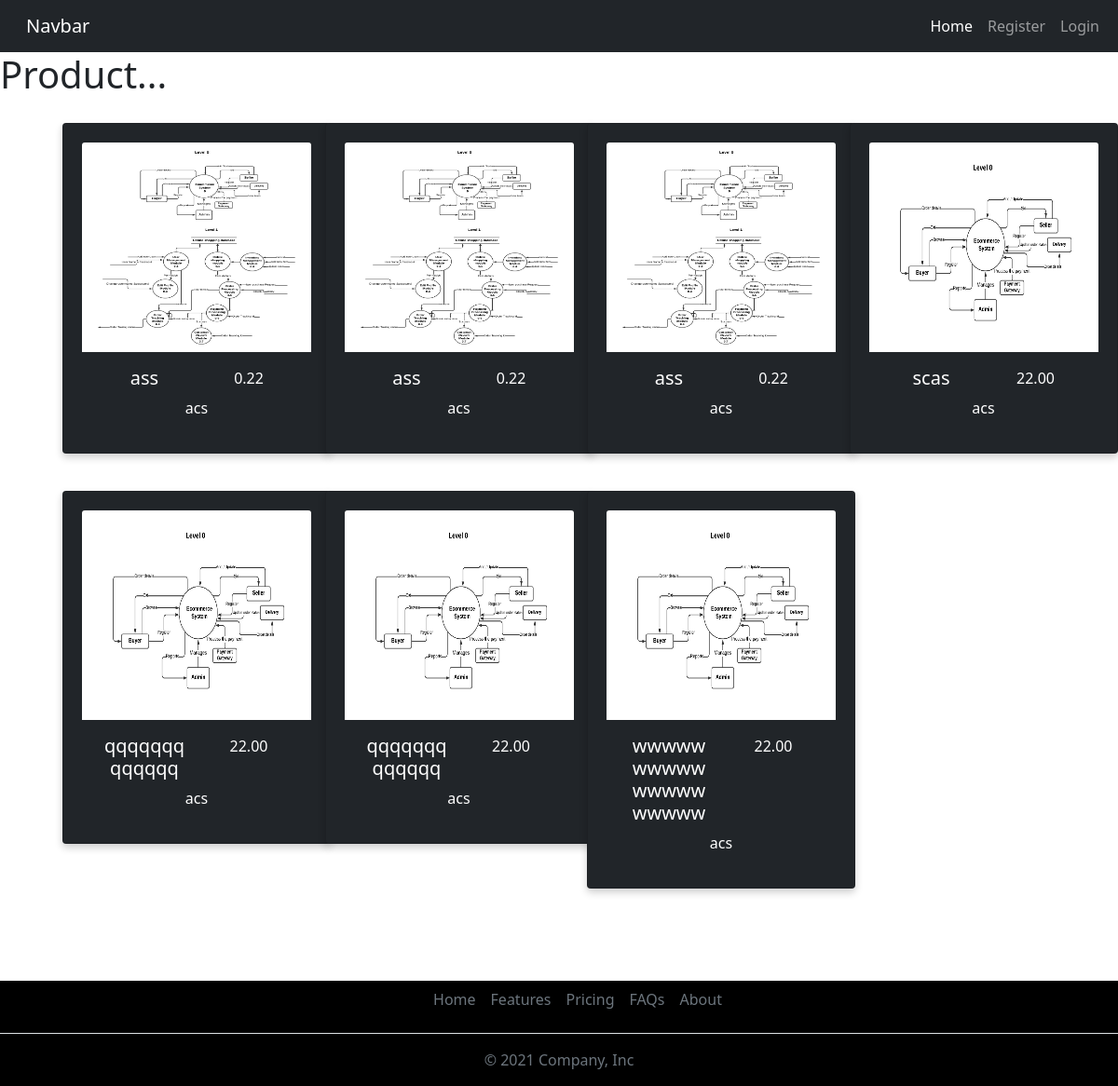
The app's page /product, older data.
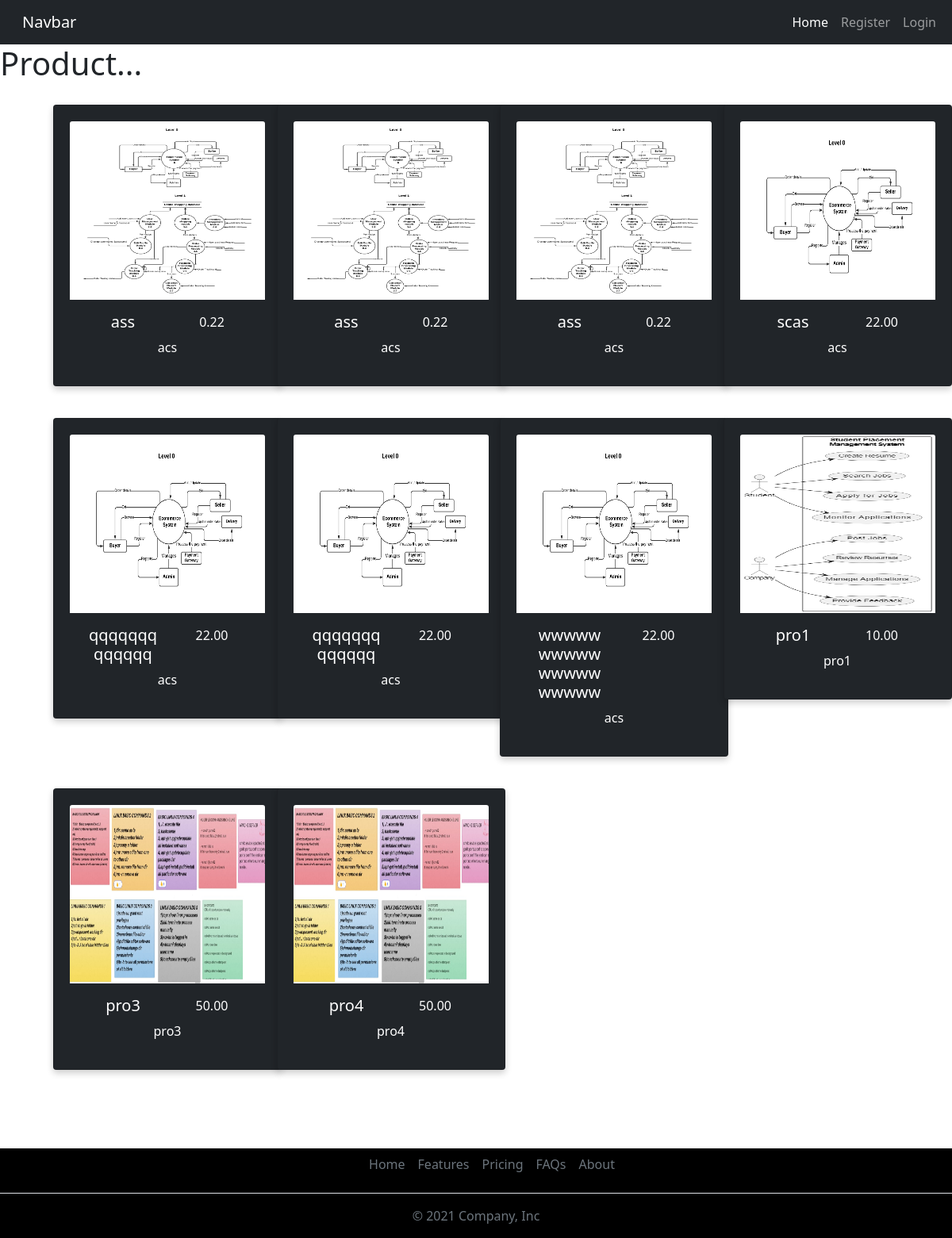
The same page, newer data.
### Ecommerce/models.py (models this page shows, shortened)
class Product(models.Model):
    name = models.CharField(max_length=255)
    description = models.CharField(max_length=500)
    price = models.DecimalField(max_digits=10, decimal_places=2)
    seller = models.ForeignKey(User, on_delete=models.CASCADE, related_name='products')
    image = models.ImageField(upload_to='product_images/')
    discount = models.PositiveIntegerField(validators=[validators.MaxValueValidator(100)])
    quantity = models.PositiveIntegerField(default=0)
    category = models.ForeignKey('Category', on_delete=models.SET_NULL, null=True, blank=True)
    brand = models.CharField(max_length=255, null=True, blank=True)
    rating = models.FloatField(default=0.0)
    created_at = models.DateTimeField(auto_now_add=True)

### Ecommerce/views.py (the view)
# urls.py: path('product',views.product,name="product"),
def product(request):
    products = Product.objects.all()
    return render(request, 'Products/product.html', {'products': products})

### Ecommerce/Templates/Products/product.html (shortened to what this page needs)
{% include 'helper/header.html' %}
<h1> Product...</h1>
<div class="container">
    <div class="row">
        {% for product in products %}
        <div class="column">
            <div class="card bg-dark text-white" style="width: 18rem;">
                <img class="card-img-top" src="{{ product.image }}" alt="Card image cap">
                <div class="card-body">
                    <div class="row">
                        <div class="col-6">
                            <h5 class="card-title">{{ product.name }}</h5>
                        </div>
                        <div class="col-6 text-right">
                            <p class="card-text">{{ product.price }}</p>
                        </div>
                    </div>
                    <p class="card-text">{{ product.description }}</p>
                </div>
            </div>
        </div>
        {% endfor %}
    </div>
</div>
{% include 'helper/footer.html' %}

### Ecommerce/Templates/helper/header.html (shortened to what this page needs)
<!DOCTYPE html>
<html lang="en">
<head>
    {% load static %}
    <link rel="stylesheet" href="https://cdn.jsdelivr.net/npm/bootstrap@5.0.2/dist/css/bootstrap.rtl.min.css"
>
    <link rel="stylesheet" href="{% static 'main.css' %}">
</head>
<body>
    <nav class="navbar navbar-expand-lg navbar-dark bg-dark">
        <div class="container-fluid">
            <a class="navbar-brand" href="#">Navbar</a>
            <div class="collapse navbar-collapse" id="navbarSupportedContent">
                <ul class="navbar-nav me-auto mb-2 mb-lg-0">
                    <li class="nav-item">
                        <a class="nav-link active" aria-current="page" href="{% url 'index' %}">Home</a>
                    </li>
                    {% if user.is_authenticated %}
                    {% if request.session.user_role == 'buyer' %}
                    <li class="nav-item">
                        <a class="nav-link" href="{% url 'product' %}">Products</a>
                    </li>
                    {% endif %}
                    {% if request.session.user_role == 'seller' %}
                    <li class="nav-item">
                        <a class="nav-link" href="{% url 'register_product' %}">Register New Product</a>
                    </li>
                    <li class="nav-item">
                        <a class="nav-link" href="{% url 'view_added_products' %}">Your Product</a>
                    </li>
                    {% endif %}
                    {% if request.session.user_role == 'buyer' %}
                    <li class="nav-item">
                        <a class="nav-link" href="{% url 'cart' %}">Cart</a>
                    </li>
                    {% endif %}
                    <li class="nav-item dropdown">
                        <a class="nav-link dropdown-toggle" href="#" id="navbarDropdown" role="button"
                            data-bs-toggle="dropdown" aria-expanded="false">
                            {{ user.username }}
                        </a>
                        <ul class="dropdown-menu" aria-labelledby="navbarDropdown">
                            <li><a class="dropdown-item" href="{% url 'profile' %}">Profile</a></li>
                            <li><a class="dropdown-item" href="{% url 'logout' %}">Logout</a></li>
                        </ul>
                    </li>
                    {% else %}
                    {% if not user.is_authenticated %}
                    <li class="nav-item">
                        <a class="nav-link" href="{% url 'register' %}">Register</a>
                    </li>
                    <li class="nav-item">
                        <a class="nav-link" href="{% url 'login' %}">Login</a>
                    </li>
                    {% endif %}
                    {% endif %}
                </ul>
            </div>
        </div>
    </nav>

### Ecommerce/Templates/helper/footer.html
<br>
<br>
<br>
<br>
<br>
<br>
<br>
<br>
<footer class="py-3 my-4">
    <ul class="nav justify-content-center border-bottom pb-3 mb-3">
        <li class="nav-item"><a href="#" class="nav-link px-2 text-muted">Home</a></li>
        <li class="nav-item"><a href="#" class="nav-link px-2 text-muted">Features</a></li>
        <li class="nav-item"><a href="#" class="nav-link px-2 text-muted">Pricing</a></li>
        <li class="nav-item"><a href="#" class="nav-link px-2 text-muted">FAQs</a></li>
        <li class="nav-item"><a href="#" class="nav-link px-2 text-muted">About</a></li>
    </ul>
    <p class="text-center text-muted">&copy; 2021 Company, Inc</p>
</footer>
</body>
</html>

### Ecommerce/static/main.css (style rules this page uses)
.py-3 { padding-top: 0rem !important; padding-bottom: 0rem !important; position: fixed; left: 0; bottom: 0px; width: 100%; background-color: rgb(0, 0, 0); color: grey; text-align: center; }
.my-4 { margin-top: 1rem !important; margin-bottom: 0rem !important; }

### Ecommerce/Templates/Products/product.html (style rules this page uses)
img { height: 225px; width: 70px; }
.column { float: left; width: 25%; padding: 0 10px; }
.row { margin: 0 -5px; }
.row:after { content: ""; display: table; clear: both; }
.card { box-shadow: 0 4px 8px 0 rgba(0, 0, 0, 0.2); padding: 20px; text-align: center; margin: 20PX; }

Row changes from the older to the newer data that the page shows:
added Product: image (picture), name "pro1", price "10.00", description "pro1"
added Product: image (picture), name "pro3", price "50.00", description "pro3"
added Product: image (picture), name "pro4", price "50.00", description "pro4"
